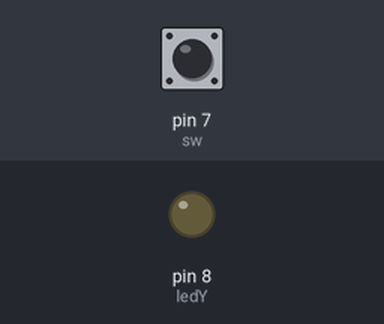
Recording of a sketch running on a simulated Arduino Uno, built with avr-gcc and run on an emulated ATmega328P. Parts: output pins drawn as LEDs (lit = HIGH). The test bench sets the inputs (shaded band); at power-on: pin 7 (sw) LOW. What the sketch prints to the serial monitor is not drawn.

Above: at 1.2 s.
1.3 s: pin 7 (sw) pulled HIGH for 0.15 s
At 2.6 s:
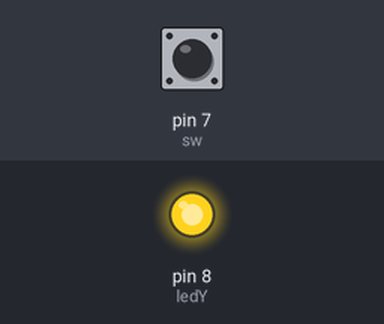
2.9 s: pin 7 (sw) pulled HIGH for 1 s
At 5.0 s:
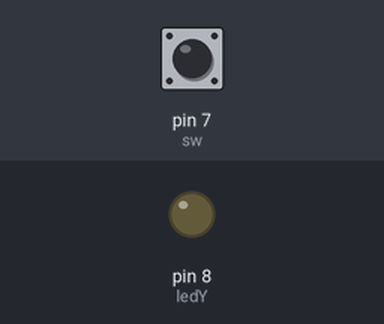
5.4 s: pin 7 (sw) pulled HIGH for 3.2 s
At 9.8 s:
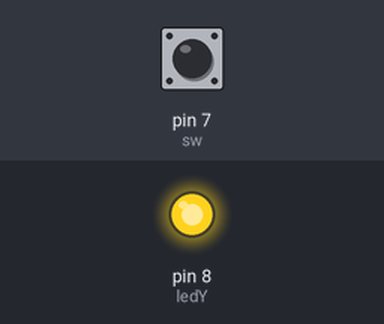
Timing chart, 0 to 11.3 s (numbered marks = the images above; inputs shaded):
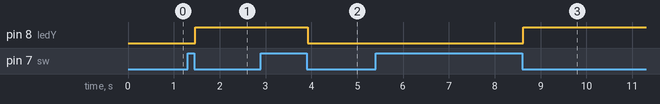

Measured:
- after the input at 1.3 s, pin 8 (ledY): LOW → HIGH after 0.17 s
- after the input at 2.9 s, pin 8 (ledY): HIGH → LOW after 1.0 s
- after the input at 5.4 s, pin 8 (ledY): LOW → HIGH after 3.2 s

The sketch:

1021WORK.ino
```cpp
const int ledY=8; //黃色
const int sw=7;   //開關
boolean lastState=LOW;
boolean toggle=LOW;
int clickNum=0;

void setup() {
  pinMode(ledY,OUTPUT);
  pinMode(sw,INPUT);
  Serial.begin(9600);
}

void loop() {
  boolean b1=digitalRead(sw);

  if(b1!=lastState)
  {
    delay(20);
    boolean b2=digitalRead(sw);

    if(b1==b2)
    {
      lastState=b1;
      clickNum++;
    }
  }
  Serial.println(clickNum);
  if(clickNum==2)
  {
    toggle=!toggle;
    clickNum=0;
    digitalWrite(ledY,toggle);
  }

}
```
